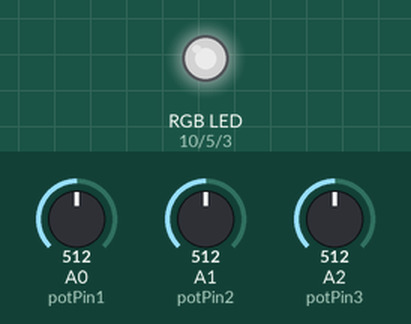
This sketch was run on a simulated Arduino Uno, built with avr-gcc and run on an emulated ATmega328P. Shown: an RGB LED mixed from three pins (HIGH = lit). The test bench sets the inputs (shaded band); at power-on: A0 (potPin1) = 512, A1 (potPin2) = 512, A2 (potPin3) = 512. Dim RGB values are drawn brighter than linear.

Above: at 1.2 s.
1.3 s: A0 (potPin1) set to 716
At 2.5 s:
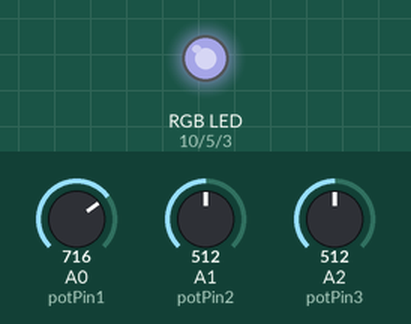
2.8 s: A1 (potPin2) set to 716
At 3.9 s:
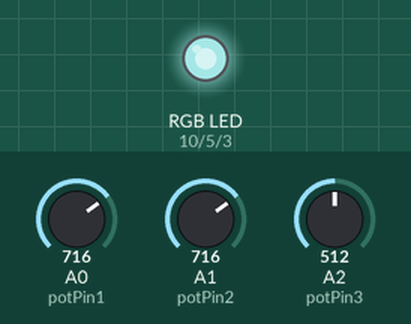
4.3 s: A2 (potPin3) set to 716
At 5.0 s:
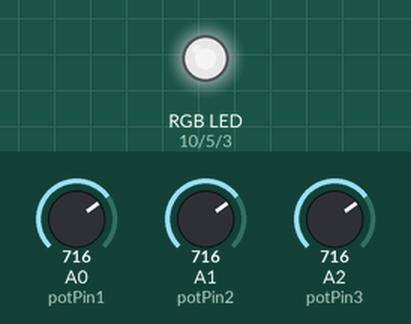
5.8 s: A0 (potPin1) set to 900
At 6.1 s:
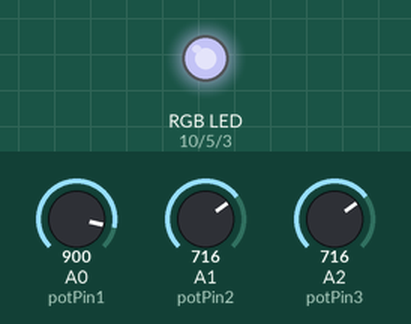
7.3 s: A1 (potPin2) set to 900
At 8.5 s:
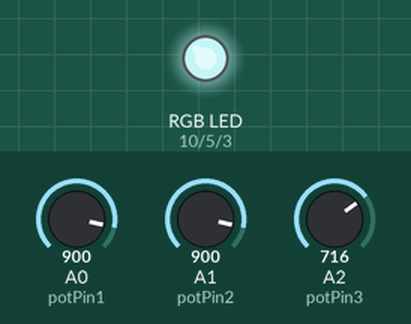
8.8 s: A2 (potPin3) set to 900
At 9.6 s:
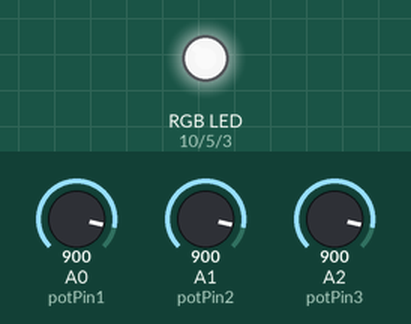
Timing chart, 0 to 11.3 s (numbered marks = the images above; inputs shaded):
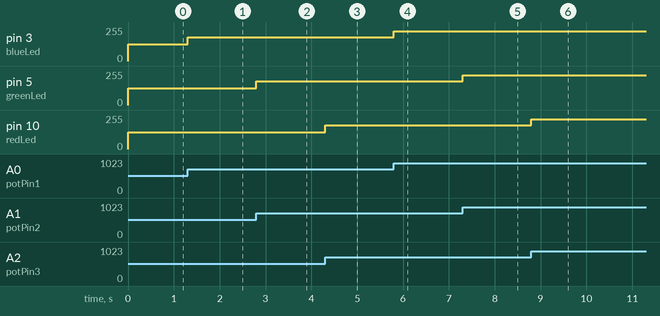

The sketch:

RGBledPotentiometers.ino
```cpp
//Requirements:
//Breadboard
//Arduino Uno
//Jumper Wires
//3 potentiometers
//RGB led
//3 resistors

const int potPin1 = A0, potPin2 = A1, potPin3 = A2;
 const int blueLed = 3, greenLed = 5, redLed = 10;
 int potValue1 = 0, potValue2 = 0, potValue3 = 0;
 int ledValue1 = 0, ledValue2 = 0, ledValue3 = 0;
void setup() {
  pinMode(potPin1, INPUT);
  pinMode(blueLed, OUTPUT);
  pinMode(potPin2, INPUT);
  pinMode(greenLed, OUTPUT);
  pinMode(potPin3, INPUT);
  pinMode(redLed, OUTPUT);

}

void loop() {

  potValue1 = analogRead(potPin1);
  ledValue1 = map(potValue1, 0, 1023, 0, 255);
  analogWrite(blueLed, ledValue1);
  potValue2 = analogRead(potPin2);
  ledValue2 = map(potValue2, 0, 1023, 0, 255);
  analogWrite(greenLed, ledValue2);
  potValue3 = analogRead(potPin3);
  ledValue3 = map(potValue3, 0, 1023, 0, 255);
  analogWrite(redLed, ledValue3);

}
```

Measured:
- after the input at 1.3 s, pin 3 (blueLed): 127/255 → 178/255 at once
- after the input at 2.8 s, pin 5 (greenLed): 127/255 → 178/255 at once
- after the input at 4.3 s, pin 10 (redLed): 127/255 → 178/255 at once
- after the input at 5.8 s, pin 3 (blueLed): 178/255 → 224/255 at once
- after the input at 7.3 s, pin 5 (greenLed): 178/255 → 224/255 at once
- after the input at 8.8 s, pin 10 (redLed): 178/255 → 224/255 at once
